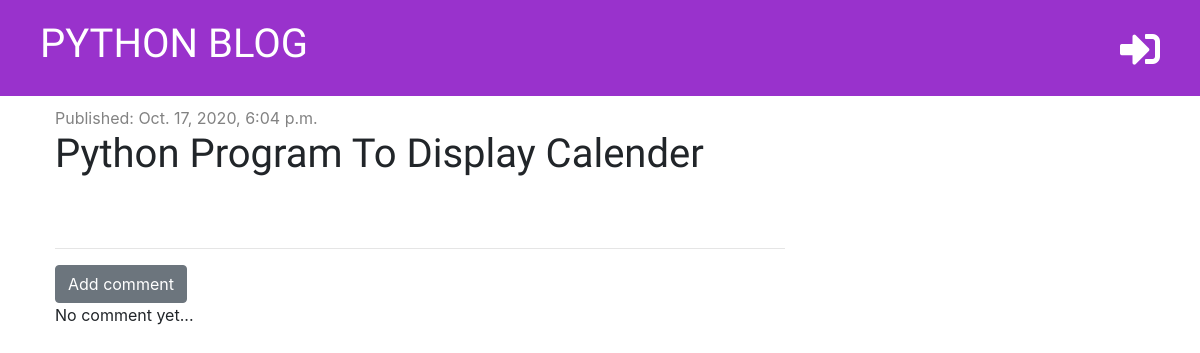
/post/16/, run on the app's committed database.
### blog/models.py (models this page shows, shortened)
class Post(models.Model):
    author = models.ForeignKey('auth.User', on_delete=models.CASCADE)
    title = models.CharField(max_length=200)
    text = models.TextField()
    created_date = models.DateTimeField(default=timezone.now)
    published_date = models.DateTimeField(blank=True, null=True)

### blog/views.py (the view)
# urls.py: path('post/<int:pk>/', views.post_detail, name='post_detail'),
def post_detail(request, pk):
    post = get_object_or_404(Post, pk=pk)
    context = {'post': post}
    return render(request, 'blog/post_detail.html', context)

### blog/templatetags/markdownify.py (called while the page is built)
@register.filter
def markdown(value):
    renderer = HighlightRenderer()
    markdown = mistune.Markdown(renderer=renderer)
    return markdown(value)

### blog/templates/blog/post_detail.html (shortened to what this page needs)
{% extends 'blog/base.html' %}
{% load markdownify %}
{% block content %}
    <div class="post">
        {% if post.published_date %}
            <div class="date">
                Published: {{ post.published_date }}
            </div>
            {% else %}
            <a href="{% url 'post_publish' pk=post.pk %}"><span title="Publish"><i class="fas fa-share-square fa-2x"></i></span></a>
        {% endif %}
        <h1>{{ post.title }}</h1>
    </div>
    <hr>
    <a href="{% url 'add_comment_to_post' pk=post.pk %}" class="btn btn-secondary">Add comment</a>
    {% for comment in post.comments.all %}
        {% if user.is_authenticated or comment.approved %}
            <div class="comment">
                <div class="date">
                    {{ comment.created_date }}
                </div>
                {% if not comment.approved and user.is_superuser %}
                    <a href="{% url 'comment_approve' pk=comment.pk %}"><span title="Approve"><i class="fas fa-check-square"></i></span></a>
                    <a href="{% url 'comment_remove' pk=comment.pk %}"><span title="Delete"><i class="fas fa-trash-alt"></i></span></a>
                {% endif %}
                    <strong>{{ comment.author }}</strong>
                    <p>{{ comment.text | markdown | safe | linebreaksbr }}</p>
            </div>
        {% endif %}
    {% empty %}
        <p>No comment yet...</p>
    {% endfor %}
{% endblock %}

### blog/static/css/blog.css (style rules this page uses)
h1, h2, h3, h4 { font-family: 'Tangerine', 'Inconsolata', 'Droid Sans', serif; }
.date { color: #828282; }
.post { margin-bottom: 70px; }

### data on the page
Post: published_date "Oct. 17, 2020, 6:04 p.m.", title "Python Program To Display Calender"
